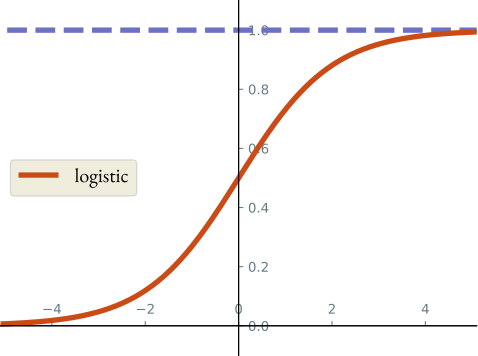

The script that drew this image:
import matplotlib.pyplot as plt
import numpy as np

r = 10

x = np.arange(-r, r, 0.02)
logistic = 1 / (1 + np.exp(-x))
y = np.sign(np.abs(x))

plt.axis([-5.1, 5.1, -0.1, 1.1])

with plt.style.context('Solarize_Light2'):

    # plt.figure(figsize = (10,5))
    ax = plt.gca()

    ax.xaxis.set_ticks_position('bottom')
    ax.spines['bottom'].set_position(('data', 0))

    ax.yaxis.set_ticks_position('left')
    ax.spines['left'].set_position(('data', 0))

    ax.xaxis.set_ticks_position('top')
    ax.spines['top'].set_position(('data', 0))

    ax.yaxis.set_ticks_position('right')
    ax.spines['right'].set_position(('data', 0))

    ax.tick_params(axis='x')
    ax.tick_params(axis='y')

    sgn_color, logistic_color = "#6c71c4", "#cb4b16"

    plt.plot(x, y, linestyle="dashed", linewidth=4, color=sgn_color)

    plt.plot(x, logistic, linestyle="-", linewidth=4, color=logistic_color, label="logistic")

    legend = plt.legend(loc='center left', prop={'family': 'EB Garamond', 'size': 15})
    plt.setp(legend.get_texts())

    plt.show()
